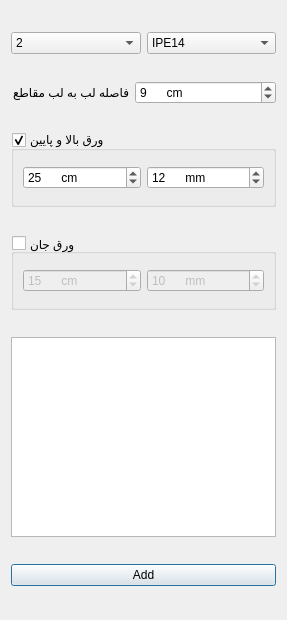
<?xml version="1.0" encoding="UTF-8"?>
<ui version="4.0">
 <class>Dialog</class>
 <widget class="QDialog" name="Dialog">
  <property name="geometry">
   <rect>
    <x>0</x>
    <y>0</y>
    <width>287</width>
    <height>620</height>
   </rect>
  </property>
  <property name="windowTitle">
   <string>Dialog</string>
  </property>
  <layout class="QVBoxLayout" name="verticalLayout">
   <item>
    <layout class="QHBoxLayout" name="horizontalLayout_4">
     <property name="spacing">
      <number>6</number>
     </property>
     <property name="sizeConstraint">
      <enum>QLayout::SetFixedSize</enum>
     </property>
     <item>
      <widget class="QComboBox" name="doubleBox">
       <property name="sizePolicy">
        <sizepolicy hsizetype="Preferred" vsizetype="Fixed">
         <horstretch>1</horstretch>
         <verstretch>0</verstretch>
        </sizepolicy>
       </property>
       <item>
        <property name="text">
         <string>2</string>
        </property>
       </item>
       <item>
        <property name="text">
         <string>3</string>
        </property>
       </item>
      </widget>
     </item>
     <item>
      <widget class="QComboBox" name="sectionsBox">
       <property name="sizePolicy">
        <sizepolicy hsizetype="Preferred" vsizetype="Fixed">
         <horstretch>1</horstretch>
         <verstretch>0</verstretch>
        </sizepolicy>
       </property>
       <item>
        <property name="text">
         <string>IPE14</string>
        </property>
       </item>
       <item>
        <property name="text">
         <string>IPE16</string>
        </property>
       </item>
       <item>
        <property name="text">
         <string>IPE18</string>
        </property>
       </item>
       <item>
        <property name="text">
         <string>IPE20</string>
        </property>
       </item>
       <item>
        <property name="text">
         <string>IPE22</string>
        </property>
       </item>
       <item>
        <property name="text">
         <string>IPE24</string>
        </property>
       </item>
       <item>
        <property name="text">
         <string>IPE27</string>
        </property>
       </item>
       <item>
        <property name="text">
         <string>IPE30</string>
        </property>
       </item>
      </widget>
     </item>
    </layout>
   </item>
   <item>
    <layout class="QHBoxLayout" name="horizontalLayout_5">
     <property name="spacing">
      <number>6</number>
     </property>
     <property name="sizeConstraint">
      <enum>QLayout::SetFixedSize</enum>
     </property>
     <item>
      <widget class="QLabel" name="label_3">
       <property name="text">
        <string>فاصله لب به لب مقاطع</string>
       </property>
      </widget>
     </item>
     <item>
      <widget class="QSpinBox" name="distSpinBox">
       <property name="sizePolicy">
        <sizepolicy hsizetype="Minimum" vsizetype="Fixed">
         <horstretch>1</horstretch>
         <verstretch>0</verstretch>
        </sizepolicy>
       </property>
       <property name="suffix">
        <string>      cm</string>
       </property>
       <property name="prefix">
        <string/>
       </property>
       <property name="minimum">
        <number>0</number>
       </property>
       <property name="value">
        <number>9</number>
       </property>
      </widget>
     </item>
    </layout>
   </item>
   <item>
    <widget class="QGroupBox" name="addTBPLGroupBox">
     <property name="sizePolicy">
      <sizepolicy hsizetype="Preferred" vsizetype="Fixed">
       <horstretch>1</horstretch>
       <verstretch>0</verstretch>
      </sizepolicy>
     </property>
     <property name="minimumSize">
      <size>
       <width>0</width>
       <height>76</height>
      </size>
     </property>
     <property name="title">
      <string>ورق بالا و پایین</string>
     </property>
     <property name="flat">
      <bool>false</bool>
     </property>
     <property name="checkable">
      <bool>true</bool>
     </property>
     <layout class="QVBoxLayout" name="verticalLayout_2">
      <item>
       <layout class="QHBoxLayout" name="horizontalLayout">
        <item>
         <widget class="QSpinBox" name="lhSpinBox">
          <property name="sizePolicy">
           <sizepolicy hsizetype="Minimum" vsizetype="Fixed">
            <horstretch>1</horstretch>
            <verstretch>0</verstretch>
           </sizepolicy>
          </property>
          <property name="suffix">
           <string>      cm</string>
          </property>
          <property name="prefix">
           <string/>
          </property>
          <property name="minimum">
           <number>1</number>
          </property>
          <property name="value">
           <number>25</number>
          </property>
         </widget>
        </item>
        <item>
         <widget class="QSpinBox" name="thSpinBox">
          <property name="sizePolicy">
           <sizepolicy hsizetype="Minimum" vsizetype="Fixed">
            <horstretch>1</horstretch>
            <verstretch>0</verstretch>
           </sizepolicy>
          </property>
          <property name="suffix">
           <string>      mm</string>
          </property>
          <property name="minimum">
           <number>1</number>
          </property>
          <property name="value">
           <number>12</number>
          </property>
         </widget>
        </item>
       </layout>
      </item>
     </layout>
    </widget>
   </item>
   <item>
    <widget class="QGroupBox" name="addWebPLGroupBox">
     <property name="enabled">
      <bool>true</bool>
     </property>
     <property name="sizePolicy">
      <sizepolicy hsizetype="Preferred" vsizetype="Fixed">
       <horstretch>1</horstretch>
       <verstretch>0</verstretch>
      </sizepolicy>
     </property>
     <property name="minimumSize">
      <size>
       <width>0</width>
       <height>76</height>
      </size>
     </property>
     <property name="title">
      <string>ورق جان</string>
     </property>
     <property name="alignment">
      <set>Qt::AlignLeading|Qt::AlignLeft|Qt::AlignVCenter</set>
     </property>
     <property name="flat">
      <bool>false</bool>
     </property>
     <property name="checkable">
      <bool>true</bool>
     </property>
     <property name="checked">
      <bool>false</bool>
     </property>
     <layout class="QHBoxLayout" name="horizontalLayout_2">
      <item>
       <layout class="QHBoxLayout" name="horizontalLayout_3">
        <item>
         <widget class="QSpinBox" name="lwSpinBox">
          <property name="sizePolicy">
           <sizepolicy hsizetype="Minimum" vsizetype="Fixed">
            <horstretch>1</horstretch>
            <verstretch>0</verstretch>
           </sizepolicy>
          </property>
          <property name="suffix">
           <string>      cm</string>
          </property>
          <property name="prefix">
           <string/>
          </property>
          <property name="minimum">
           <number>2</number>
          </property>
          <property name="value">
           <number>15</number>
          </property>
         </widget>
        </item>
        <item>
         <widget class="QSpinBox" name="twSpinBox">
          <property name="sizePolicy">
           <sizepolicy hsizetype="Minimum" vsizetype="Fixed">
            <horstretch>1</horstretch>
            <verstretch>0</verstretch>
           </sizepolicy>
          </property>
          <property name="suffix">
           <string>      mm</string>
          </property>
          <property name="minimum">
           <number>2</number>
          </property>
          <property name="value">
           <number>10</number>
          </property>
         </widget>
        </item>
       </layout>
      </item>
     </layout>
    </widget>
   </item>
   <item>
    <widget class="QTableView" name="tableView1">
     <property name="minimumSize">
      <size>
       <width>0</width>
       <height>100</height>
      </size>
     </property>
     <property name="maximumSize">
      <size>
       <width>16777215</width>
       <height>200</height>
      </size>
     </property>
     <property name="styleSheet">
      <string notr="true"/>
     </property>
    </widget>
   </item>
   <item>
    <layout class="QHBoxLayout" name="horizontalLayout_6">
     <item>
      <widget class="QPushButton" name="calculate_Button">
       <property name="text">
        <string>Add</string>
       </property>
       <property name="icon">
        <iconset>
         <normaloff>:/general/add.png</normaloff>:/general/add.png</iconset>
       </property>
      </widget>
     </item>
    </layout>
   </item>
  </layout>
 </widget>
 <resources>
  <include location="images/resource.qrc"/>
 </resources>
 <connections/>
</ui>
